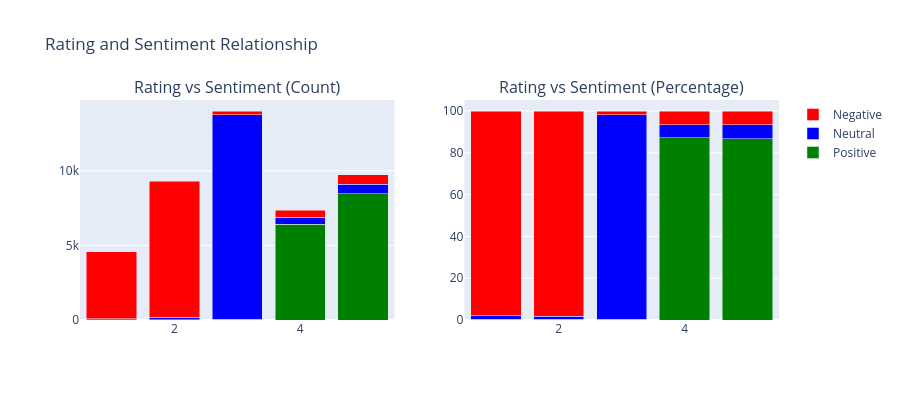

The notebook cell this image was saved under:
### Code cell
rating_sentiments= pd.crosstab(df['rating'], df['sentiment'])
rating_sentiments_pct = pd.crosstab(df['rating'], df['sentiment'], normalize='index')*100

fig = make_subplots(
    rows=1, cols=2,
    subplot_titles=('Rating vs Sentiment (Count)', 'Rating vs Sentiment (Percentage)'),
    specs=[[{"type": "bar"}, {"type": "bar"}]]
)

# Count plot
for sentiment in ['positive', 'neutral', 'negative']:
    if sentiment in rating_sentiments.columns:
        fig.add_trace(
            go.Bar(
                name=sentiment.capitalize(),
                x=rating_sentiments.index,
                y=rating_sentiments[sentiment].values,
                marker_color=['green', 'blue', 'red'][['positive', 'neutral', 'negative'].index(sentiment)]
            ),
            row=1, col=1
        )
        
# Percentage plot

for sentiment in ['positive', 'neutral', 'negative']:
    if sentiment in rating_sentiments_pct.columns:
        fig.add_trace(
            go.Bar(
                name=sentiment.capitalize(),
                x=rating_sentiments_pct.index,
                y=rating_sentiments_pct[sentiment].values,
                marker_color=['green', 'blue', 'red'][['positive', 'neutral', 'negative'].index(sentiment)],
                showlegend=False
            ),
            row=1, col=2
        )
        
fig.update_layout(
    title_text="Rating and Sentiment Relationship",
    height=400,
    barmode='stack'
    
)

fig.show()

### Figure 1 — Plotly figure (JSON) as saved in the notebook; plotly's stock layout.template omitted (floating-point values rounded to 4 significant figures)
{"data": [{"marker": {"color": "green"}, "name": "Positive", "type": "bar", "x": [1, 2, 3, 4, 5], "xaxis": "x", "y": [20, 33, 65, 6423, 8459], "yaxis": "y"}, {"marker": {"color": "blue"}, "name": "Neutral", "type": "bar", "x": [1, 2, 3, 4, 5], "xaxis": "x", "y": [72, 135, 13694, 456, 643], "yaxis": "y"}, {"marker": {"color": "red"}, "name": "Negative", "type": "bar", "x": [1, 2, 3, 4, 5], "xaxis": "x", "y": [4469, 9145, 250, 490, 646], "yaxis": "y"}, {"marker": {"color": "green"}, "name": "Positive", "showlegend": false, "type": "bar", "x": [1, 2, 3, 4, 5], "xaxis": "x2", "y": [0.4385, 0.3543, 0.464, 87.16, 86.78], "yaxis": "y2"}, {"marker": {"color": "blue"}, "name": "Neutral", "showlegend": false, "type": "bar", "x": [1, 2, 3, 4, 5], "xaxis": "x2", "y": [1.579, 1.45, 97.75, 6.188, 6.596], "yaxis": "y2"}, {"marker": {"color": "red"}, "name": "Negative", "showlegend": false, "type": "bar", "x": [1, 2, 3, 4, 5], "xaxis": "x2", "y": [97.98, 98.2, 1.785, 6.649, 6.627], "yaxis": "y2"}], "layout": {"annotations": [{"font": {"size": 16}, "showarrow": false, "text": "Rating vs Sentiment (Count)", "x": 0.225, "xanchor": "center", "xref": "paper", "y": 1, "yanchor": "bottom", "yref": "paper"}, {"font": {"size": 16}, "showarrow": false, "text": "Rating vs Sentiment (Percentage)", "x": 0.775, "xanchor": "center", "xref": "paper", "y": 1, "yanchor": "bottom", "yref": "paper"}], "barmode": "stack", "height": 400, "title": {"text": "Rating and Sentiment Relationship"}, "xaxis": {"anchor": "y", "domain": [0, 0.45]}, "xaxis2": {"anchor": "y2", "domain": [0.55, 1]}, "yaxis": {"anchor": "x", "domain": [0, 1]}, "yaxis2": {"anchor": "x2", "domain": [0, 1]}}}
